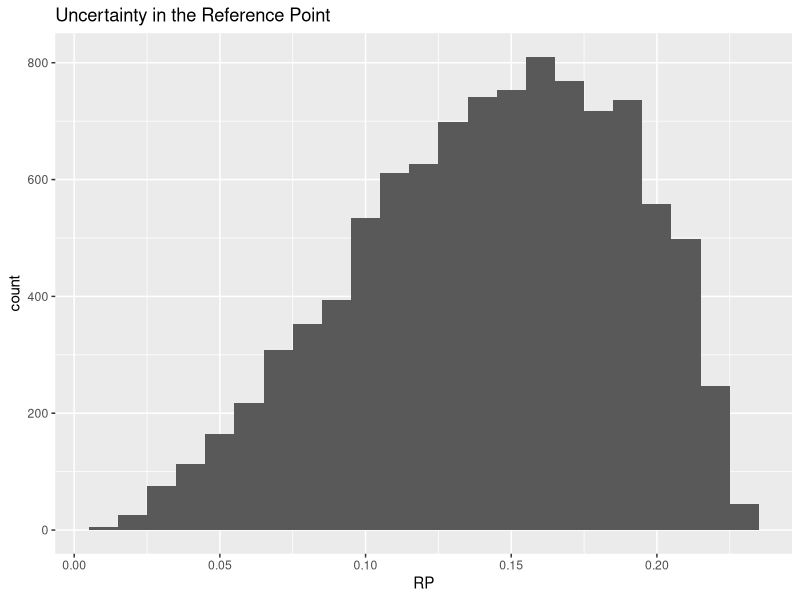
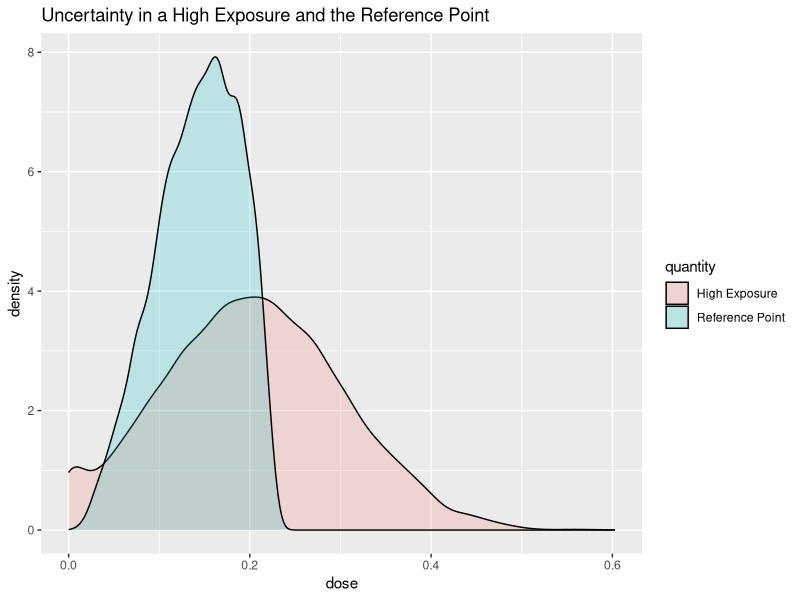
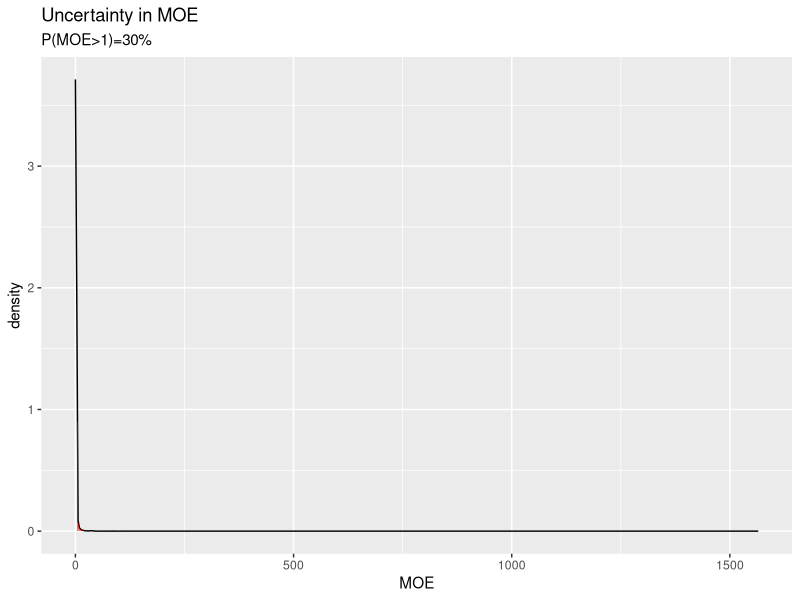
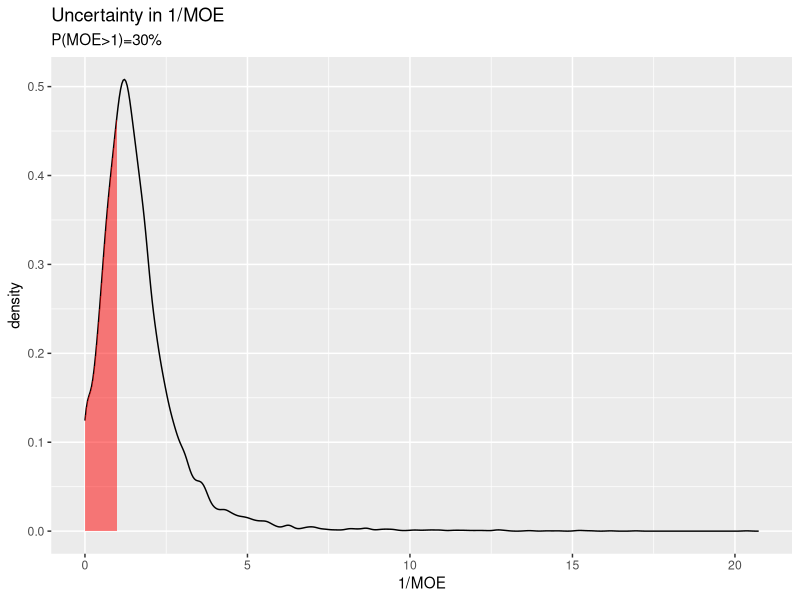

Recreate these plots in R, in order.
## ---- chunk 1
#| echo: false
#| message: false

library(ggplot2)
## ---- chunk 2
## hazard
bmd = 0.147
bmdl = 0.062
bmdu = 0.21
## exposure
ael = 0.03
aeu = 0.15
hel = 0.07
heu = 0.33
## MOE threshold
th = 1
## ---- chunk 3
#| echo: true 

0.23 * rbeta(n = 10, shape1 = 3.15, shape2 = 1.92)
## ---- chunk 4
niter = 10^4 
rp = 0.23 * rbeta(n = niter, shape1 = 3.15, shape2 = 1.92)
## ---- chunk 5
library(ggplot2)
ggplot(data.frame(RP=rp), aes(x=RP)) +
  geom_histogram(binwidth = 0.01) +
  ggtitle("Uncertainty in the Reference Point")

## ---- chunk 6
#| echo: true 

m = (0.07+0.33)/2
s = (0.33-m)/qnorm(0.9)

he = rnorm(n = niter, mean = m, sd = s)
he[he<0] = 0 # truncate
## ---- chunk 7
ggplot(data.frame(dose = c(rp,he), quantity = rep(c("Reference Point", "High Exposure"),each = niter)),aes(x=dose, fill = quantity)) +
  geom_density(alpha=0.2) +
  ggtitle("Uncertainty in a High Exposure and the Reference Point")
## ---- chunk 8
df <- density(rp/he, from=0)
df <- data.frame(x=df$x,y=df$y)
ggplot(data.frame(x=df$x,y=df$y),aes(x=x, y=y)) +
  geom_line() +
  geom_ribbon(data=subset(df,x>1),  aes(x=x,ymax=y),ymin=0,fill="red", alpha=0.5) +
  xlab("MOE") +
  ylab("density") +
  ggtitle("Uncertainty in MOE", subtitle=paste0("P(MOE>1)=",round(mean(rp/he>1)*100),"%"))
## ---- chunk 9
#| echo: true

df <- density(he/rp, from=0)
df <- data.frame(x=df$x,y=df$y)
ggplot(data.frame(x=df$x,y=df$y),aes(x=x, y=y)) +
  geom_line() +
  geom_ribbon(data=subset(df,x<1),  aes(x=x,ymax=y),ymin=0,fill="red", alpha=0.5) +
  xlab("1/MOE") +
  ylab("density") +
  ggtitle("Uncertainty in 1/MOE", subtitle=paste0("P(MOE>1)=",round(mean(rp/he>1)*100),"%"))
